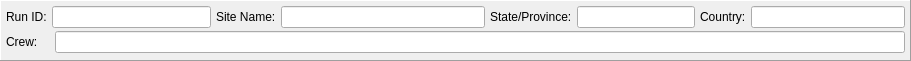
     <widget class="QFrame" name="frame_47">
      <property name="geometry">
       <rect>
        <x>20</x>
        <y>40</y>
        <width>911</width>
        <height>61</height>
       </rect>
      </property>
      <property name="frameShape">
       <enum>QFrame::Panel</enum>
      </property>
      <property name="frameShadow">
       <enum>QFrame::Raised</enum>
      </property>
      <layout class="QVBoxLayout" name="verticalLayout_5">
       <property name="spacing">
        <number>1</number>
       </property>
       <property name="leftMargin">
        <number>5</number>
       </property>
       <property name="topMargin">
        <number>5</number>
       </property>
       <property name="rightMargin">
        <number>5</number>
       </property>
       <property name="bottomMargin">
        <number>5</number>
       </property>
       <item>
        <layout class="QHBoxLayout" name="horizontalLayout_3">
         <property name="spacing">
          <number>5</number>
         </property>
         <item>
          <layout class="QFormLayout" name="formLayout_14">
           <item row="0" column="0">
            <widget class="QLabel" name="label_123">
             <property name="text">
              <string>Run ID:</string>
             </property>
            </widget>
           </item>
           <item row="0" column="1">
            <widget class="QLineEdit" name="le_run_id_sr">
             <property name="minimumSize">
              <size>
               <width>0</width>
               <height>21</height>
              </size>
             </property>
             <property name="text">
              <string/>
             </property>
            </widget>
           </item>
          </layout>
         </item>
         <item>
          <layout class="QFormLayout" name="formLayout_15">
           <item row="0" column="0">
            <widget class="QLabel" name="label_124">
             <property name="text">
              <string>Site Name:</string>
             </property>
            </widget>
           </item>
           <item row="0" column="1">
            <widget class="QLineEdit" name="le_site_name_sr">
             <property name="minimumSize">
              <size>
               <width>204</width>
               <height>21</height>
              </size>
             </property>
            </widget>
           </item>
          </layout>
         </item>
         <item>
          <layout class="QFormLayout" name="formLayout_16">
           <item row="0" column="0">
            <widget class="QLabel" name="label_125">
             <property name="text">
              <string>State/Province:</string>
             </property>
            </widget>
           </item>
           <item row="0" column="1">
            <widget class="QLineEdit" name="le_state_province_sr">
             <property name="minimumSize">
              <size>
               <width>0</width>
               <height>21</height>
              </size>
             </property>
            </widget>
           </item>
          </layout>
         </item>
         <item>
          <layout class="QFormLayout" name="formLayout_20">
           <item row="0" column="0">
            <widget class="QLabel" name="label_127">
             <property name="text">
              <string>Country:</string>
             </property>
            </widget>
           </item>
           <item row="0" column="1">
            <widget class="QLineEdit" name="le_country_sr">
             <property name="minimumSize">
              <size>
               <width>0</width>
               <height>21</height>
              </size>
             </property>
            </widget>
           </item>
          </layout>
         </item>
        </layout>
       </item>
       <item>
        <layout class="QFormLayout" name="formLayout_13">
         <property name="horizontalSpacing">
          <number>8</number>
         </property>
         <property name="verticalSpacing">
          <number>-1</number>
         </property>
         <property name="leftMargin">
          <number>0</number>
         </property>
         <item row="0" column="0">
          <widget class="QLabel" name="label_122">
           <property name="minimumSize">
            <size>
             <width>41</width>
             <height>0</height>
            </size>
           </property>
           <property name="text">
            <string>Crew:</string>
           </property>
          </widget>
         </item>
         <item row="0" column="1">
          <widget class="QLineEdit" name="le_crew">
           <property name="minimumSize">
            <size>
             <width>836</width>
             <height>21</height>
            </size>
           </property>
          </widget>
         </item>
        </layout>
       </item>
      </layout>
     </widget>
